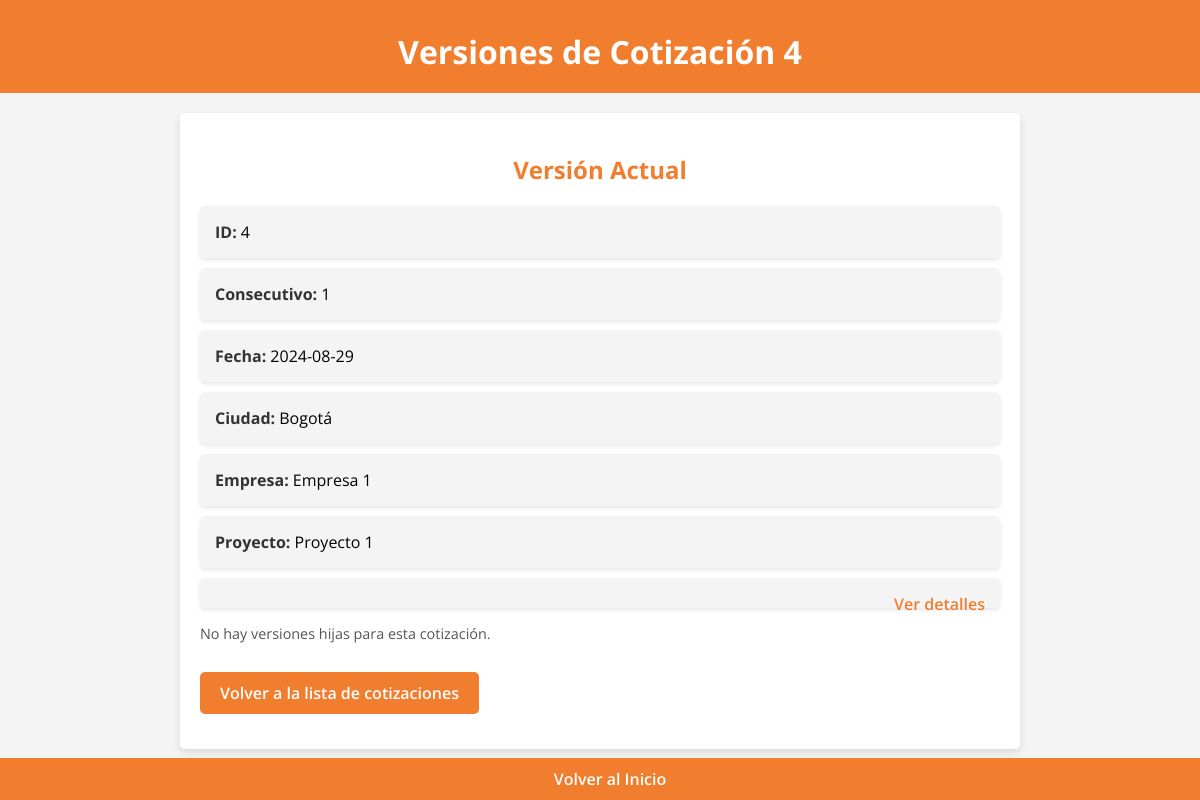
Before: /versiones_cotizacion/4 with the older database file.
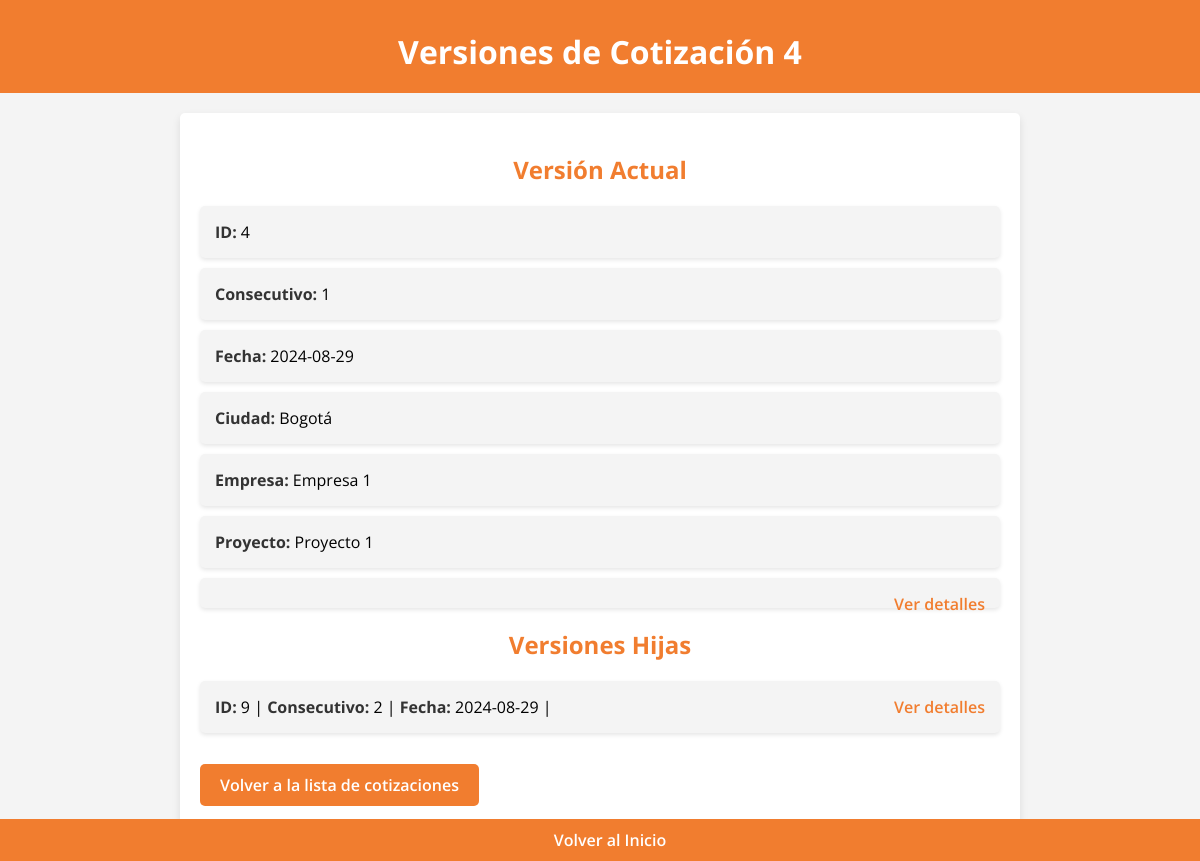
After: the same page with the newer database file.
### app.py (models this page shows, shortened)
class Cotizacion(db.Model):
    id = db.Column(db.Integer, primary_key=True)
    fecha = db.Column(db.Date, default=lambda: datetime.now(pytz.timezone('America/Bogota')).date())
    ciudad = db.Column(db.String(100), nullable=False)
    empresa = db.Column(db.String(100), nullable=False)
    proyecto = db.Column(db.String(100), nullable=False)
    plazo = db.Column(db.String(100), nullable=False)
    entrega = db.Column(db.String(100), nullable=False)
    anticipo = db.Column(db.Integer, nullable=False)
    p_acta = db.Column(db.Integer, nullable=False)
    f_acta = db.Column(db.Integer, nullable=False)
    consecutivo = db.Column(db.Integer, nullable=False)
    version_padre_id = db.Column(db.Integer, db.ForeignKey('cotizacion.id'), nullable=True)
    versiones = db.relationship('Cotizacion', backref=db.backref('version_padre', remote_side=[id]), lazy=True)
    productos_detalle = db.relationship('CotizacionProducto', backref='cotizacion', lazy=True)
    cliente_id = db.Column(db.Integer, db.ForeignKey('cliente.id'), nullable=False)
    cliente = db.relationship('Cliente', backref=db.backref('cotizaciones', lazy=True))
    servicio = db.Column(db.String(1000), nullable=False, default="v")

### app.py (the view)
@app.route('/versiones_cotizacion/<int:id>')
def listar_versiones(id):
    cotizacion = Cotizacion.query.get_or_404(id)
    versiones = Cotizacion.query.filter_by(version_padre_id=cotizacion.id).order_by(Cotizacion.consecutivo.desc()).all()
    padres = []
    padre = cotizacion.version_padre
    while padre:
        padres.append(padre)
        padre = padre.version_padre
    padres.reverse()  # Para mostrar desde el más antiguo al más reciente
    return render_template('versiones_cotizacion.html', cotizacion=cotizacion, versiones=versiones, padres=padres)

### templates/versiones_cotizacion.html (shortened to what this page needs)
<!DOCTYPE html>
<html lang="es">
<head>
    <link rel="stylesheet" href="{{ url_for('static', filename='styles.css') }}">
</head>
<body>
    <header>
        <h1>Versiones de Cotización {{ cotizacion.id }}</h1>
    </header>
    <main class="versions-container">
        <h2>Versión Actual</h2>
        <ul>
            <li><strong>ID:</strong> {{ cotizacion.id }}</li>
            <li><strong>Consecutivo:</strong> {{ cotizacion.consecutivo }}</li>
            <li><strong>Fecha:</strong> {{ cotizacion.fecha }}</li>
            <li><strong>Ciudad:</strong> {{ cotizacion.ciudad }}</li>
            <li><strong>Empresa:</strong> {{ cotizacion.empresa }}</li>
            <li><strong>Proyecto:</strong> {{ cotizacion.proyecto }}</li>
            <li><a href="{{ url_for('ver_cotizacion', id=cotizacion.id) }}">Ver detalles</a></li>
        </ul>
        {% if versiones %}
        <h2>Versiones Hijas</h2>
        <ul>
            {% for version in versiones %}
            <li>
                <strong>ID:</strong> {{ version.id }} |
                <strong>Consecutivo:</strong> {{ version.consecutivo }} |
                <strong>Fecha:</strong> {{ version.fecha }} |
                <a href="{{ url_for('ver_cotizacion', id=version.id) }}">Ver detalles</a>
            </li>
            {% endfor %}
        </ul>
        {% else %}
        <p>No hay versiones hijas para esta cotización.</p>
        {% endif %}
        <a href="{{ url_for('listar_cotizaciones') }}" class="btn">Volver a la lista de cotizaciones</a>
    </main>
    <footer>
        <a href="/" class="support-link">Volver al Inicio</a>
    </footer>
</body>
</html>

Changed rows visible on the page:
added Cotizacion: id "9", consecutivo "2", fecha "2024-08-29"
Other visible differences:
text no longer shown: "No hay versiones hijas para esta cotización."
text now shown: "Versiones Hijas"
